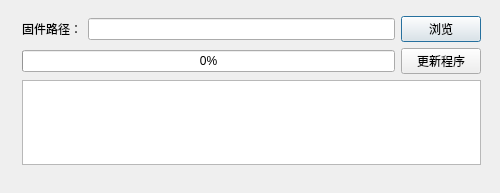
<?xml version="1.0" encoding="UTF-8"?>
<ui version="4.0">
 <class>DialogBootloader</class>
 <widget class="QDialog" name="DialogBootloader">
  <property name="geometry">
   <rect>
    <x>0</x>
    <y>0</y>
    <width>500</width>
    <height>193</height>
   </rect>
  </property>
  <property name="windowTitle">
   <string>更新程序</string>
  </property>
  <widget class="QWidget" name="horizontalLayoutWidget">
   <property name="geometry">
    <rect>
     <x>16</x>
     <y>10</y>
     <width>471</width>
     <height>161</height>
    </rect>
   </property>
   <layout class="QHBoxLayout" name="horizontalLayout" stretch="0">
    <item>
     <layout class="QVBoxLayout" name="verticalLayout">
      <property name="margin">
       <number>6</number>
      </property>
      <item>
       <layout class="QHBoxLayout" name="horizontalLayout_1">
        <item>
         <widget class="QLabel" name="label">
          <property name="text">
           <string>固件路径：</string>
          </property>
         </widget>
        </item>
        <item>
         <widget class="QLineEdit" name="leFilePath"/>
        </item>
        <item>
         <widget class="QPushButton" name="btSelectFile">
          <property name="text">
           <string>浏览</string>
          </property>
         </widget>
        </item>
       </layout>
      </item>
      <item>
       <layout class="QHBoxLayout" name="horizontalLayout_2">
        <item>
         <widget class="QProgressBar" name="progressBar">
          <property name="value">
           <number>0</number>
          </property>
         </widget>
        </item>
        <item>
         <widget class="QPushButton" name="btStartRefreshApp">
          <property name="text">
           <string>更新程序</string>
          </property>
         </widget>
        </item>
       </layout>
      </item>
      <item>
       <widget class="QTextEdit" name="teOutput"/>
      </item>
     </layout>
    </item>
   </layout>
  </widget>
 </widget>
 <tabstops>
  <tabstop>btStartRefreshApp</tabstop>
  <tabstop>btSelectFile</tabstop>
  <tabstop>leFilePath</tabstop>
  <tabstop>teOutput</tabstop>
 </tabstops>
 <resources/>
 <connections/>
</ui>
